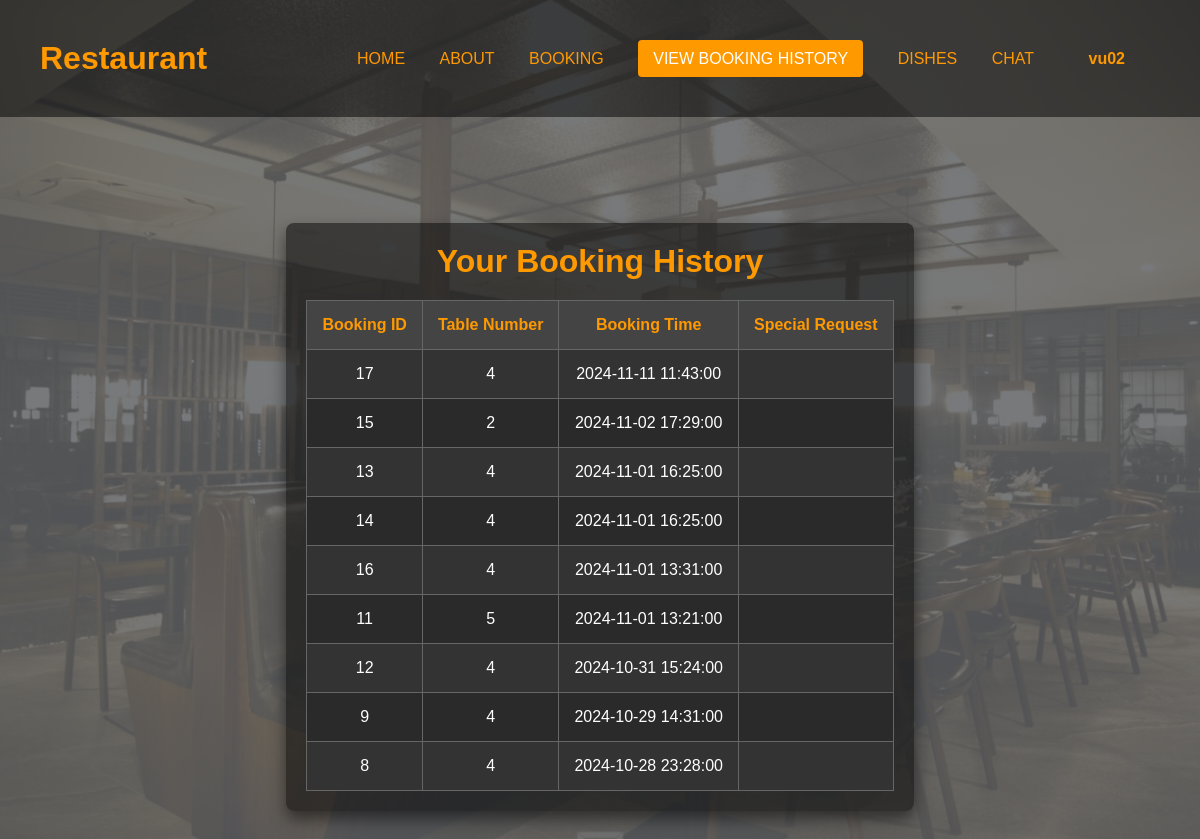
Page /user_interface/history2.php (signed in) on the committed database.
### tables this page shows
CREATE TABLE `booking_history` (
  `booking_id` int(11) NOT NULL,
  `user_id` int(11) DEFAULT NULL,
  `booking_code` varchar(50) DEFAULT NULL,
  `booking_time` datetime DEFAULT NULL,
  `booking_day` date DEFAULT NULL,
  `table_id` int(11) DEFAULT NULL,
  `special_request` text DEFAULT NULL,
  `table_number` varchar(11) NOT NULL
);

CREATE TABLE `restaurant_table` (
  `table_id` int(11) NOT NULL,
  `table_number` int(11) NOT NULL,
  `status` varchar(20) DEFAULT 'empty',
  `user_id` int(11) DEFAULT NULL
);

### user_interface/history2.php (the view, shortened to what this page needs)
<?php
include 'config/config.php';
if (isset($_SESSION['user_name'])) {
    $userName = $_SESSION['user_name'];
} else {
    $userName = "USER";
}
$user_id = $_SESSION['user_id'];
$sql = "SELECT b.booking_id, t.table_number, b.booking_time, b.special_request
        FROM booking_history b
        JOIN restaurant_table t ON b.table_id = t.table_id
        WHERE b.user_id = ?
        ORDER BY b.booking_time DESC";
$stmt = $mysqli->prepare($sql);
$stmt->bind_param("i", $user_id);
$stmt->execute();
$result = $stmt->get_result();
?>
<!DOCTYPE html>
<html lang="en">
<head>
    <link rel="stylesheet" href="history2.css">
</head>
<body>
    <div class="navbar">
        <div class="logo">
            <h1 style="color: #ff9900;">Restaurant</h1>
        </div>
        <div class="nav-links">
            <a href="HomePage.php">HOME</a>
            <a href="about.php">ABOUT</a>
            <a href="booking.php">BOOKING</a>
            <a href="history2.php">VIEW BOOKING HISTORY</a>
            <a href="order.php">DISHES</a>
            <a href="../chat.php">CHAT</a>
            <div class="dropdown">
                <a href="#" class="user-btn"><?php echo htmlspecialchars($userName); ?></a>
            </div>
        </div>
    </div>
    <div class="history-content-a">
       <div class="history-content">
            <h2>Your Booking History</h2>
                <?php if ($result->num_rows > 0): ?>
                    <table>
                        <thead>
                            <tr>
                                <th>Booking ID</th>
                                <th>Table Number</th>
                                <th>Booking Time</th>
                                <th>Special Request</th>
                            </tr>
                        </thead>
                        <tbody>
                            <?php while ($row = $result->fetch_assoc()): ?>
                                <tr>
                                    <td><?php echo htmlspecialchars($row['booking_id']); ?></td>
                                    <td><?php echo htmlspecialchars($row['table_number']); ?></td>
                                    <td><?php echo htmlspecialchars($row['booking_time']); ?></td>
                                    <td><?php echo htmlspecialchars($row['special_request']); ?></td>
                                </tr>
                            <?php endwhile; ?>
                        </tbody>
                    </table>
                <?php else: ?>
                    <p>You have no booking history.</p>
                <?php endif; ?>
        </div>
    </div>
</body>
</html>

### user_interface/history2.css (style rules this page uses)
* { margin: 0; padding: 0; box-sizing: border-box; }
body { font-family: 'Arial', sans-serif; background: linear-gradient(rgba(233, 239, 246, 0.7), rgba(233, 239, 246, 0.7)), url('../user_interface/images/da4.jpg'); background-size: cover; background-position: center; border-radius: 8px; }
body::before { content: ""; position: fixed; top: 0; left: 0; width: 100%; height: 100%; background-color: rgba(0, 0, 0, 0.5); z-index: -1; }
.navbar { display: flex; justify-content: space-between; align-items: center; padding: 40px; background-color: rgba(0, 0, 0, 0.5); }
.navbar a { color: #ff9900; text-decoration: none; margin: 0 15px; }
.navbar .nav-links a:nth-child(4) { background-color: #ff9900; color: #fff; padding: 10px 15px; border-radius: 4px; text-decoration: none; }
.history-content { max-width: 800px; margin: auto; padding: 20px; text-align: center; background-color: rgba(0, 0, 0, 0.5); color: #ffffff; border-radius: 8px; box-shadow: 0px 8px 16px rgba(0, 0, 0, 0.5); justify-content: space-between; position: relative; }
.history-content-a { display: flex; justify-content: space-between; padding: 50px; height: 100vh; position: relative; }
.history-content h2 { margin-bottom: 20px; font-size: 2rem; color: #ff9900; }
.history-content table { width: 100%; border-collapse: collapse; margin-top: 20px; background-color: #333; }
.history-content table th, .history-content table td { padding: 15px; border: 1px solid #666; text-align: center; color: #ffffff; }
.history-content table th { background-color: #444; font-weight: bold; color: #ff9900; }
.history-content table tr:nth-child(even) { background-color: #2a2a2a; }
.dropdown { position: relative; display: inline-block; }
.user-btn { color: #ffffff; padding: 10px 20px; text-decoration: none; border-radius: 5px; font-weight: bold; cursor: pointer; transition: background-color 0.3s ease, transform 0.3s ease; }

### rows in the picture
booking_history: booking_id "17", table.table_number "4", booking_time "2024-11-11 11:43:00"
booking_history: booking_id "15", table.table_number "2", booking_time "2024-11-02 17:29:00"
booking_history: booking_id "13", table.table_number "4", booking_time "2024-11-01 16:25:00"
booking_history: booking_id "14", table.table_number "4", booking_time "2024-11-01 16:25:00"
booking_history: booking_id "16", table.table_number "4", booking_time "2024-11-01 13:31:00"
booking_history: booking_id "11", table.table_number "5", booking_time "2024-11-01 13:21:00"
booking_history: booking_id "12", table.table_number "4", booking_time "2024-10-31 15:24:00"
booking_history: booking_id "9", table.table_number "4", booking_time "2024-10-29 14:31:00"
booking_history: booking_id "8", table.table_number "4", booking_time "2024-10-28 23:28:00"

### other values in the picture
$userName "vu02"
